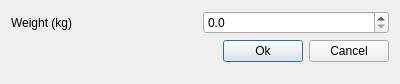
<?xml version="1.0" encoding="UTF-8"?>
<ui version="4.0">
 <class>WeightScaleManualEntryForm</class>
 <widget class="QDialog" name="WeightScaleManualEntryForm">
  <property name="geometry">
   <rect>
    <x>0</x>
    <y>0</y>
    <width>400</width>
    <height>84</height>
   </rect>
  </property>
  <property name="windowTitle">
   <string>Dialog</string>
  </property>
  <layout class="QVBoxLayout" name="verticalLayout_2">
   <item>
    <layout class="QVBoxLayout" name="verticalLayout">
     <item>
      <layout class="QHBoxLayout" name="horizontalLayout_2">
       <item>
        <widget class="QLabel" name="weightLabel">
         <property name="text">
          <string>Weight (kg)</string>
         </property>
        </widget>
       </item>
       <item>
        <widget class="QDoubleSpinBox" name="weightValue">
         <property name="decimals">
          <number>1</number>
         </property>
         <property name="maximum">
          <double>500.000000000000000</double>
         </property>
        </widget>
       </item>
      </layout>
     </item>
     <item>
      <layout class="QHBoxLayout" name="buttons">
       <item>
        <spacer name="horizontalSpacer">
         <property name="orientation">
          <enum>Qt::Horizontal</enum>
         </property>
         <property name="sizeHint" stdset="0">
          <size>
           <width>40</width>
           <height>20</height>
          </size>
         </property>
        </spacer>
       </item>
       <item>
        <widget class="QPushButton" name="okButton">
         <property name="text">
          <string>Ok</string>
         </property>
        </widget>
       </item>
       <item>
        <widget class="QPushButton" name="cancelButton">
         <property name="text">
          <string>Cancel</string>
         </property>
        </widget>
       </item>
      </layout>
     </item>
    </layout>
   </item>
   <item>
    <spacer name="verticalSpacer">
     <property name="orientation">
      <enum>Qt::Vertical</enum>
     </property>
     <property name="sizeHint" stdset="0">
      <size>
       <width>20</width>
       <height>40</height>
      </size>
     </property>
    </spacer>
   </item>
  </layout>
 </widget>
 <resources/>
 <connections/>
</ui>
